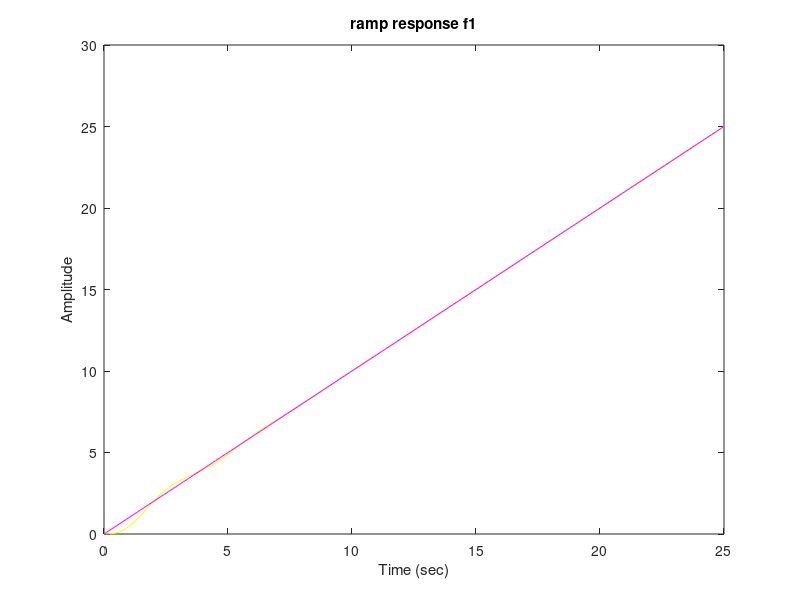
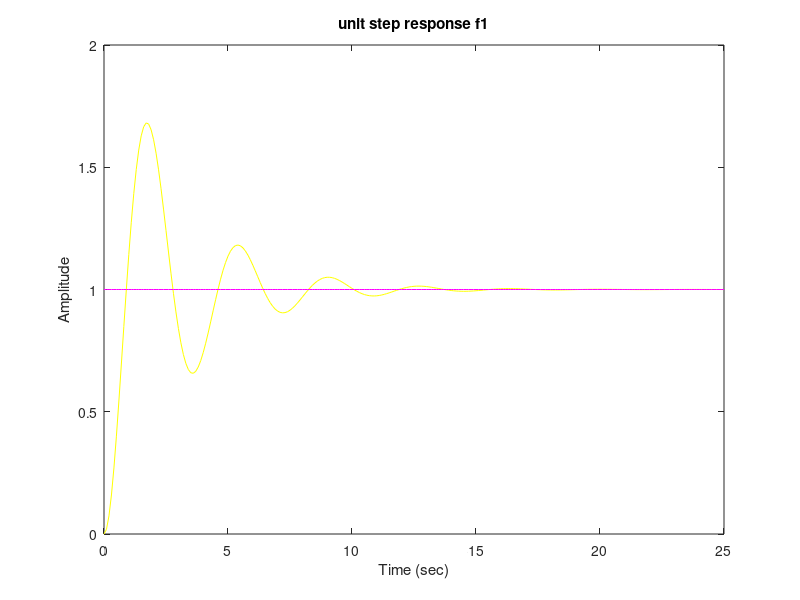

The MATLAB source for these figures, in order:
clc;
clear all;
close all;
G_num=[0 0 4];
G_den=[1 2 0];
K_num=[0 1 1];
K_den=[0 1 0];
Gs=tf(G_num,G_den);
Ks=tf(K_num,K_den);
f=(Gs*Ks)/(1+(Gs*Ks));
f1=f;  %minimum realization
sys=feedback(Gs*Ks,1)
t = 0:0.1:25;
%ramp 
u=t;
figure;
[y,t,x] = lsim(sys,u,t);
plot(t,y,'y',t,u,'m');
xlabel('Time (sec)');
ylabel('Amplitude');
title('ramp response f1');
%unit step
u=(t>=0);
figure;
[y,t,x] = lsim(sys,u,t);
plot(t,y,'y',t,u,'m');
xlabel('Time (sec)');
ylabel('Amplitude');
title('unit step response f1');